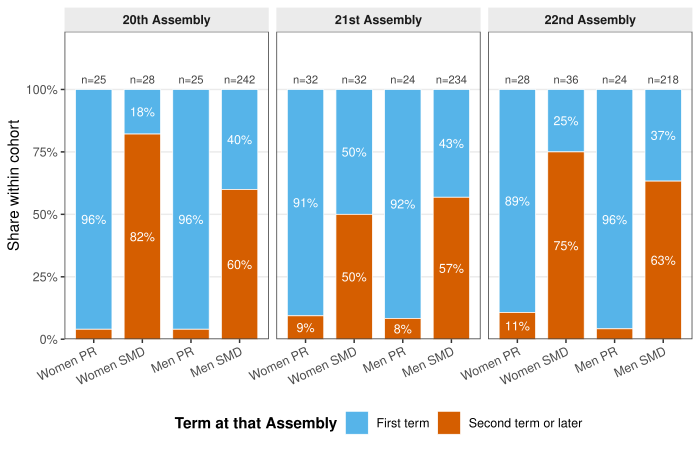

Reproduce this figure in R.
#!/usr/bin/env Rscript
# fig_3.R (Version 2, 2026-09-27)
# Seniority composition by gender and mandate type, 20th-22nd Assemblies,
# with seniority measured at each Assembly. Member-terms from the member files.
#
# Version 1 classified members as first-term when the member-file field
# `reelection` read 초선. That field is the member's lifetime term count at data
# collection and has the same value in every Assembly, so it is not seniority at
# an Assembly. This version follows kna_seniority.derive() in the repository
# root: with L the lifetime count, n the number of member files 17-22 the member
# appears in and k the rank of Assembly a among them, the term number at a is
# L - n + k. First-term means a term number of 1.
# All counts and shares are computed from the parquet files.

suppressPackageStartupMessages({
  library(arrow)
  library(dplyr)
  library(ggplot2)
  library(tidyr)
})

data_dir <- Sys.getenv("KNA_DATA_V060")  # published figure: pinned to the kna v0.6.0 data
if (!dir.exists(data_dir)) stop("KNA_DATA_V060 must name the data/processed folder of kna v0.6.0. ",
                             "Run scripts/setup_kna_v060.sh (see KNA_070_PUBLISHED.md).")

out_path <- "articles/figures/2026-04-01_r6/fig_3.pdf"

lifetime_count <- function(x) {
  x <- trimws(as.character(x))
  out <- suppressWarnings(as.integer(sub("\\s*\uc120$", "", x)))
  out[x == "\ucd08\uc120"] <- 1L
  out[x == "\uc7ac\uc120"] <- 2L
  out
}

# --- Member files 17-22 and the term number at each Assembly ---------------
members <- bind_rows(lapply(17:22, function(a) {
  read_parquet(file.path(data_dir, sprintf("members_%d.parquet", a)),
               col_select = c("mona_cd", "sex", "election_type", "reelection")) %>%
    mutate(assembly = a)
})) %>%
  mutate(L = lifetime_count(reelection)) %>%
  arrange(mona_cd, assembly) %>%
  group_by(mona_cd) %>%
  mutate(n_files = n(), k = row_number(), term_number = L - n_files + k) %>%
  ungroup()
stopifnot(!any(is.na(members$term_number)), all(members$term_number >= 1))

members <- members %>%
  filter(assembly %in% 20:22) %>%
  mutate(
    gender   = ifelse(sex == "\uc5ec", "Women", "Men"),
    mandate  = case_when(
      election_type == "\uc9c0\uc5ed\uad6c"         ~ "SMD",
      election_type == "\ube44\ub840\ub300\ud45c" ~ "PR",
      TRUE ~ NA_character_
    ),
    seniority = ifelse(term_number == 1, "First term", "Second term or later")
  ) %>%
  filter(!is.na(mandate))

# --- Counts and shares by Assembly x gender x mandate -----------------------
comp <- members %>%
  count(assembly, gender, mandate, seniority, name = "n") %>%
  complete(assembly, gender, mandate, seniority, fill = list(n = 0)) %>%
  group_by(assembly, gender, mandate) %>%
  mutate(total = sum(n), share = n / total) %>%
  ungroup() %>%
  mutate(
    group_label = factor(paste(gender, mandate),
                         levels = c("Women PR", "Women SMD", "Men PR", "Men SMD")),
    seniority = factor(seniority, levels = c("First term", "Second term or later")),
    assembly_lab = factor(c("20" = "20th Assembly", "21" = "21st Assembly", "22" = "22nd Assembly")[as.character(assembly)],
                          levels = c("20th Assembly", "21st Assembly", "22nd Assembly"))
  )
print(comp %>% select(assembly, group_label, seniority, n, total) %>% arrange(assembly, group_label, seniority),
      n = 50)

totals <- comp %>% distinct(assembly_lab, group_label, total)

okabe <- c("#E69F00", "#56B4E9", "#009E73", "#0072B2",
           "#D55E00", "#CC79A7", "#000000")

p <- ggplot(comp, aes(x = group_label, y = share, fill = seniority)) +
  geom_col(width = 0.75, colour = "white", linewidth = 0.25) +
  geom_text(
    data = comp %>% filter(share >= 0.08),
    aes(label = sprintf("%.0f%%", 100 * share)),
    position = position_stack(vjust = 0.5),
    size = 3, colour = "white"
  ) +
  geom_text(
    data = totals,
    aes(x = group_label, y = 1.04, label = sprintf("n=%d", total)),
    inherit.aes = FALSE,
    size = 2.8, colour = "grey25"
  ) +
  facet_wrap(~ assembly_lab, nrow = 1) +
  scale_y_continuous(
    breaks = seq(0, 1, 0.25),
    labels = scales::percent_format(accuracy = 1),
    expand = expansion(mult = c(0, 0.12)),
    limits = c(0, 1.1)
  ) +
  scale_fill_manual(values = c("First term" = okabe[2],
                               "Second term or later" = okabe[5]),
                    name = "Term at that Assembly") +
  labs(x = NULL, y = "Share within cohort") +
  theme_bw(base_size = 11) +
  theme(
    panel.grid.major.x = element_blank(),
    panel.grid.minor   = element_blank(),
    strip.background   = element_rect(fill = "grey92", colour = NA),
    strip.text         = element_text(face = "bold"),
    axis.text.x        = element_text(angle = 25, hjust = 1),
    legend.position    = "bottom",
    legend.title       = element_text(face = "bold")
  )

dir.create(dirname(out_path), recursive = TRUE, showWarnings = FALSE)
pdf(out_path, width = 7, height = 4.5, useDingbats = FALSE)
print(p)
invisible(dev.off())
cat("Wrote:", out_path, "\n")
